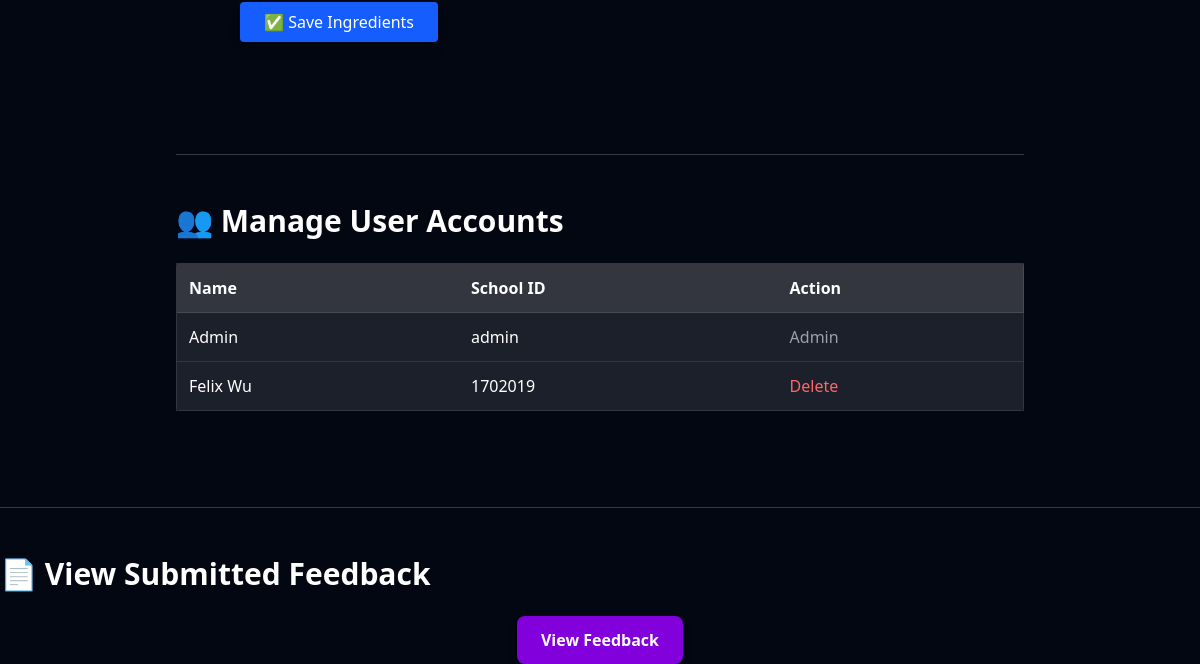
Page /admin (signed in, lower part) on the earlier database version.
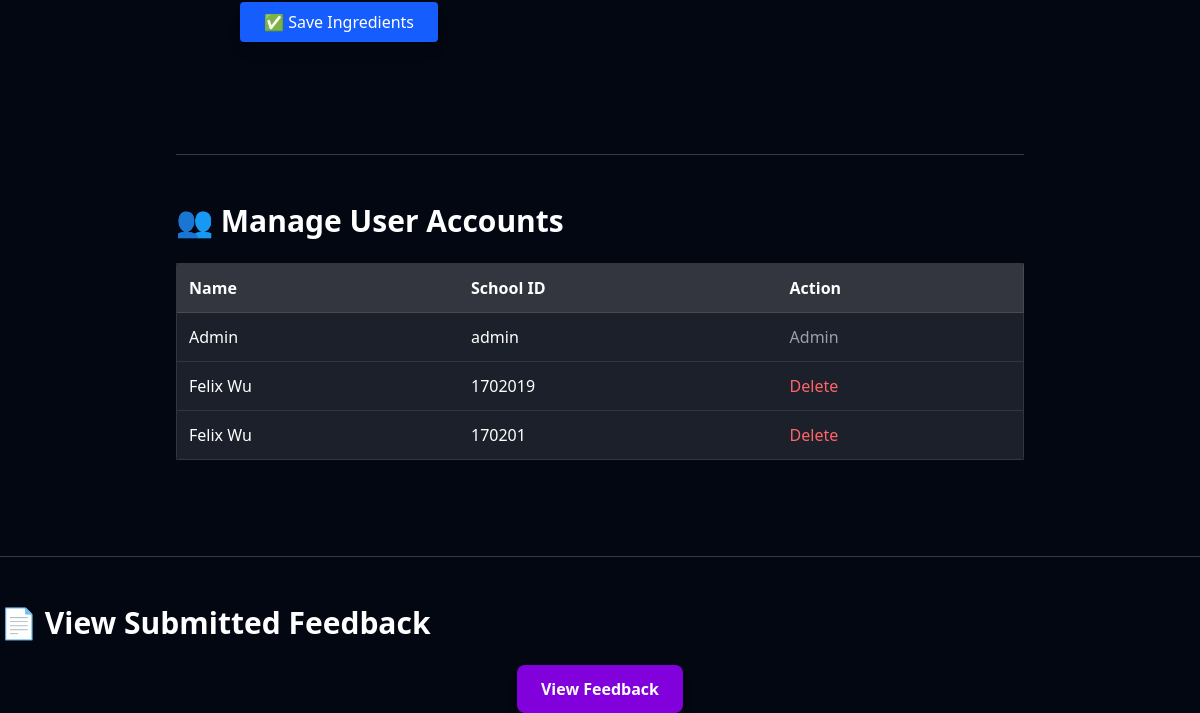
Same page on the later database version.
### tables this page shows
CREATE TABLE users (
                id INTEGER PRIMARY KEY AUTOINCREMENT,
                school_id TEXT UNIQUE NOT NULL,
                password TEXT NOT NULL
            , name TEXT);

### app.py (the view)
@app.route('/admin')
def admin():
    if session.get('school_id') != 'admin':
        flash("❌ Admin access only.")
        return redirect(url_for('index'))
    with sqlite3.connect(DB_NAME) as conn:
        c = conn.cursor()
        c.execute("SELECT id, name, school_id FROM users")
        users = c.fetchall()
    return render_template('admin.html', users=users)

### templates/admin.html (shortened to what this page needs)
<!DOCTYPE html>
<html lang="en">
<head>
  <script src="https://cdn.jsdelivr.net/npm/@tailwindcss/browser@4"></script>
</head>
<body class="bg-gray-950 text-white font-sans">
  <section class="max-w-3xl mx-auto px-6 py-16">
    <div>
      <form action="{{ url_for('set_ingredients') }}" method="POST" enctype="multipart/form-data" class="space-y-6">
        <button type="submit" class="bg-blue-600 hover:bg-blue-700 text-white px-6 py-2 rounded shadow-lg">✅ Save Ingredients</button>
      </form>
    </div>
  </section>
  <section class="max-w-4xl mx-auto px-6 py-12">
    <hr class="border-white/20 mb-12">
    <h2 class="text-3xl font-semibold mb-6">👥 Manage User Accounts</h2>
    <table class="w-full text-left bg-white/10 border border-white/10 rounded">
      <thead>
        <tr class="bg-white/10 text-white font-semibold">
          <th class="p-3">Name</th>
          <th class="p-3">School ID</th>
          <th class="p-3">Action</th>
        </tr>
      </thead>
      <tbody>
        {% for user in users %}
        <tr class="border-t border-white/10">
          <td class="p-3">{{ user[1] }}</td>
          <td class="p-3">{{ user[2] }}</td>
          <td class="p-3">
            {% if user[2] != 'admin' %}
            <form action="{{ url_for('delete_user', user_id=user[0]) }}" method="POST"
                  onsubmit="return confirm('Are you sure you want to delete this user?');">
              <button class="text-red-400 hover:underline">Delete</button>
            </form>
            {% else %}
            <span class="text-gray-400">Admin</span>
            {% endif %}
          </td>
        </tr>
        {% endfor %}
      </tbody>
    </table>
  </section>
  <hr class="border-white/20 my-12">
<h2 class="text-3xl font-semibold mb-6">📄 View Submitted Feedback</h2>
<div class="text-center">
  <a href="{{ url_for('view_feedback') }}"
     class="inline-block bg-purple-700 hover:bg-purple-800 text-white px-6 py-3 rounded-lg font-semibold shadow-lg transition">
    View Feedback
  </a>
</div>

Differences in the rows shown:
added users: name "Felix Wu", school "170201"
